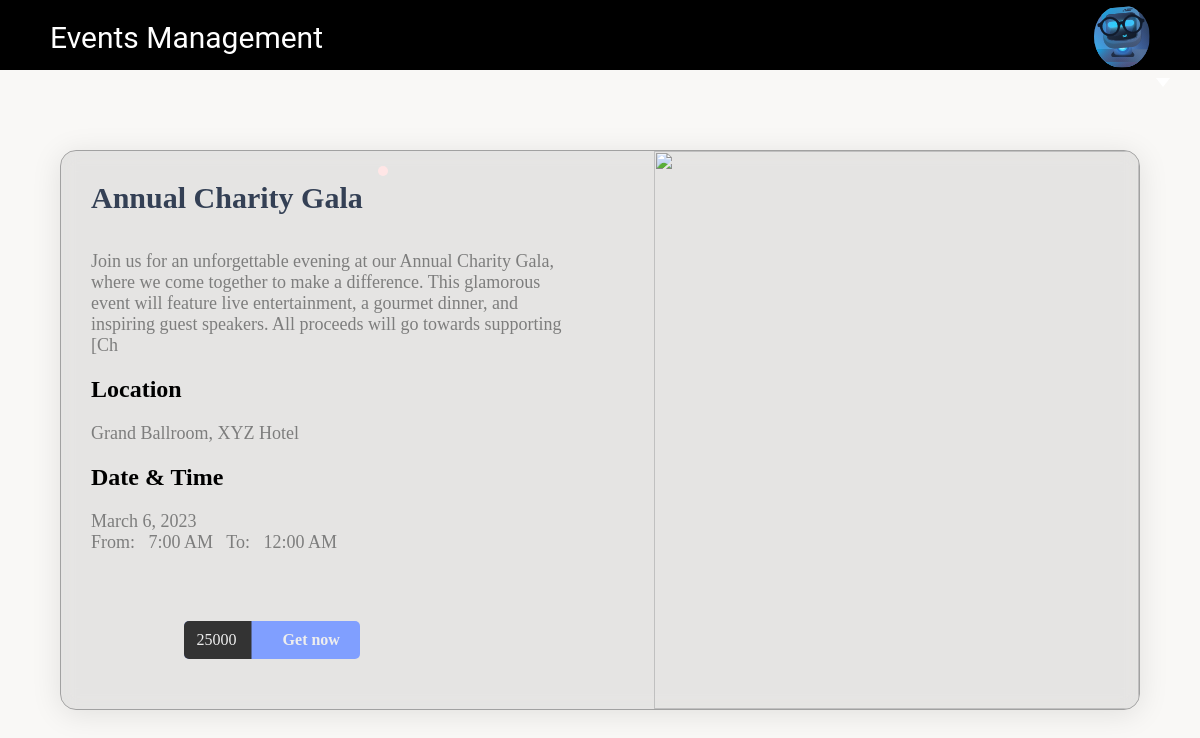
The app's page /Attendees/event.php?event=1 (signed in) with its own data.
### tables this page shows
CREATE TABLE `events` (
  `id` bigint(20) unsigned NOT NULL AUTO_INCREMENT,
  `name` varchar(255) NOT NULL,
  `description` varchar(255) DEFAULT NULL,
  `start_time` varchar(255) NOT NULL,
  `end_time` varchar(255) NOT NULL,
  `location` varchar(255) NOT NULL,
  `date` varchar(255) NOT NULL,
  `image` varchar(255) DEFAULT NULL,
  `pricing` double NOT NULL,
  `available_tickets` int(11) NOT NULL,
  `created_at` timestamp NOT NULL DEFAULT current_timestamp() ON UPDATE current_timestamp(),
  UNIQUE KEY `id` (`id`)
);

### helpers/DbHelpers.php (called while the page is built, shortened)
<?php
function GetRelativePath($path)
{
  $npath = str_replace('\\', '/', $path);
  return str_replace('DOCUMENT_ROOT', '', $npath);
}
require(GetRelativePath(dirname(__FILE__))."../../config/db.conf.php");
class DbHelpers {
  public $db;
  public function __construct($conn) {
    $this->db = $conn;
  }
  public function getSpecifics ($table, $id) {
    $result = mysqli_query($this->db, "SELECT * FROM $table WHERE id = '$id'");
    if ($result) {
      return $result;
    } else {
      return 'table not found';
    }
  }
}
$db_helpers = new DbHelpers($conn);
?>

### Attendees/event.php (the view, shortened to what this page needs)
<?php
    include_once('./topnav.php');
    include('../helpers/DbHelpers.php');
    $event = mysqli_fetch_assoc($db_helpers->getSpecifics('events', $_GET['event']));
    $date = new DateTime($event['date']);
?>
<head>
    <link rel="stylesheet" type="text/css" href="../public/css/events.css">
    <link rel="stylesheet" type="text/css" href="../public/css/styles.css">
</head>
<div id="container">
    <div class="product-details">
        <h1><?= $event['name']?></h1>
        <p class="information"><?= $event['description']?></p>
        <h2>Location</h2>
        <p class="information"><?= $event['location']?></p>
        <h2>Date & Time</h2>
        <p class="information">
            <?=  $date->format("F j, Y")?> <br>
            From: &nbsp; <?= date("g:i A", strtotime($event['start_time'])) ?> &nbsp; To: &nbsp; <?= date("g:i A", strtotime($event['end_time']))?>
        </p>
        <div class="control" id="openModal">
            <button class="btn" name="putAmount">
                <span class="price"><?=$event['pricing']?></span>
                <span class="buy">Get now</span>
            </button>
        </div>
    </div>
    <div class="product-image">
        <img src="https://images.unsplash.com/photo-1606830733744-0ad778449672?ixid=MXwxMjA3fDB8MHxzZWFyY2h8Mzl8fGNocmlzdG1hcyUyMHRyZWV8ZW58MHx8MHw%3D&ixlib=rb-1.2.1&auto=format&fit=crop&w=500&q=60" alt="">
    </div>
</div>

### Attendees/topnav.php (shortened to what this page needs)
<!DOCTYPE html>
<html lang="en">
<head>
	<link rel="stylesheet" type="text/css" href="./public/css/styles.css">
</head>
<body class="body">
<div class="nav" id="nav">
	<div class="nav-header">
		<div class="nav-title" id="nav-title">
		</div>
		<div class="nav-links">
			<div>
				<img class="rounded-circle" src="../public/images/lary-avatar.svg" alt="avatar">
			</div>
			<div class="dropdown">
				<label class="dropdown" for="test">
					<button onclick="openNav()" class="button">
						<div class="triangle"></div>
					</button>
				</label>
			</div>
		</div>
	</div>
</div>

### public/css/styles.css (style rules this page uses)
body { background-color: rgb(249, 248, 246); opacity: 1; margin: auto; }
.nav { height: 70px; width: 100%; background-color: black; color: white; position: relative; opacity: 1; z-index: 1; }
.nav-header { display: flex; }
.nav > .nav-header > .nav-title { padding: 10px 10px 10px 50px; }
.nav-title { text-decoration: none; width: 80%; height: 51px; font-family: Roboto; font-style: normal; font-weight: normal; font-size: 30px; line-height: 56px; padding-left: 10px; }
.nav-links { display: flex; align-items: center; position: absolute; float: right; right: 0; padding-right: 30px; padding-top: 5px; font-family: 'Lucida Sans', 'Lucida Sans Regular', 'Lucida Grande', 'Lucida Sans Unicode', Geneva, Verdana, sans-serif; }
.triangle { width: 0; height: 0; border-left: 7px solid transparent; border-right: 7px solid transparent; border-top: 9px solid #FFFFFF; margin-top: 50px; }
.rounded-circle { border-radius: 50%!important; }
.dropdown { cursor: pointer; }
.button { border: none; background-color: transparent; color: #000; width: 20px; height: 20px; cursor: pointer; }

### public/css/events.css (style rules this page uses)
body { margin: auto; }
.button { background-color: transparent; border: none; }
html { box-sizing: border-box; -webkit-font-smoothing: antialiased; }
#container { text-align: center; border-radius: 5px; overflow: hidden; margin: 5em auto; height: 70vh; width: 90%; background: rgba(161, 161, 161, 0.222); border-radius: 16px; box-shadow: 0 4px 30px rgba(0, 0, 0, 0.1); backdrop-filter: blur(9.1px); -webkit-backdrop-filter: blur(9.1px); border: 1px solid rgba(161, 161, 161, 1); }
.product-details { position: relative; text-align: left; overflow: hidden; padding: 30px; height: 100%; float: left; width: 50%; }
#container .product-details h1 { display: inline-block; position: relative; font-size: 30px; color: #344055; margin: 0; }
#container .product-details h1:before { position: absolute; content: ''; right: 0%; top: 0%; transform: translate(25px, -15px); font-family: 'Bree Serif', serif; display: inline-block; background: #ffe6e6; border-radius: 5px; font-size: 14px; padding: 5px; color: white; margin: 0; animation: chan-sh 6s ease infinite; }
#container .product-details > p { font-family: 'EB Garamond', serif; text-align: left; font-size: 18px; color: #7d7d7d; }
.control { position: absolute; bottom: 9%; left: 22.8%; }
.btn { transform: translateY(0px); transition: 0.3s linear; background: #809fff; border-radius: 5px; position: relative; overflow: hidden; cursor: pointer; outline: none; border: none; color: #eee; padding: 0; margin: 0; }
.btn span { font-family: 'Farsan', cursive; transition: transform 0.3s; display: inline-block; padding: 10px 20px; font-size: 1.2em; margin:0; }
.btn .price, .shopping-cart { background: #333; border: 0; margin: 0; }
.btn .price { transform: translateX(-10%); padding-right: 15px; }
.btn .buy { z-index: 3; font-weight: bolder; }
.product-image { transition: all 0.3s ease-out; display: inline-block; position: relative; overflow: hidden; height: 100%; float: right; width: 45%; display: inline-block; }
#container img { width: 100%;height: 100%; }

### Attendees/event.php (style rules this page uses)
label { font-size: medium; }

### records on screen
events: name "Annual Charity Gala", description "Join us for an unforgettable evening at our Annual Charity Gala, where we come together to make a difference. This glamorous event will feature live entertainment, a gourmet dinner, and inspiring guest speakers. All proceeds will go towards supporting [Ch", location "Grand Ballroom, XYZ Hotel", date "March 6, 2023", start_time "7:00 AM", end_time "12:00 AM", pricing "25000"
